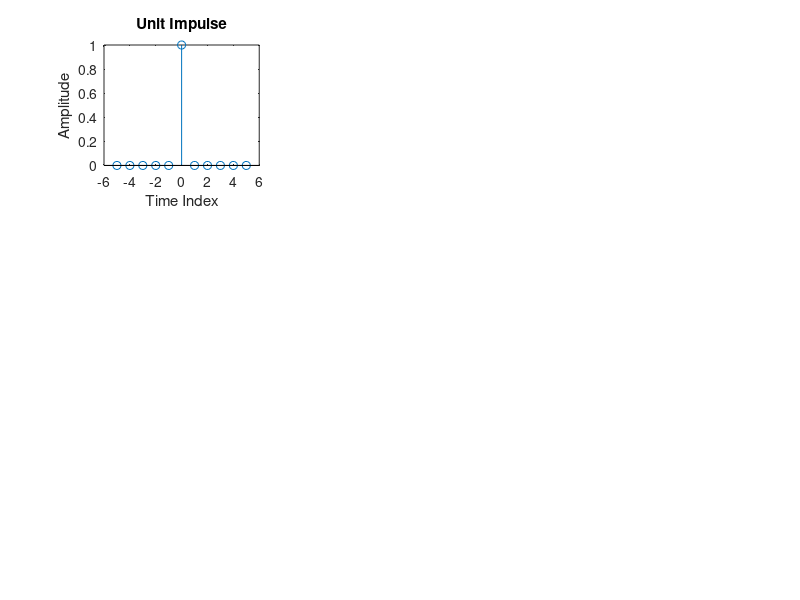

The MATLAB source for this figure:
clc;
clear;
close; 
t1=-5:1:5;
y1=[zeros(1,5),ones(1,1),zeros(1,5)];
subplot(3,3,1);
stem(t1,y1);
xlabel('Time Index');
ylabel('Amplitude');
title('Unit Impulse');
